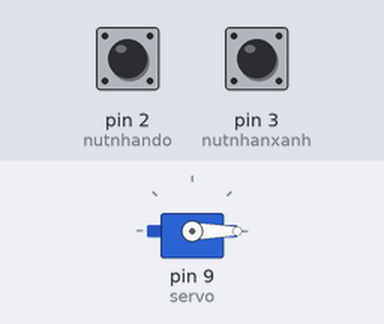
This sketch was run on a simulated Arduino Uno, built with avr-gcc and run on an emulated ATmega328P. Parts: servo. The test bench sets the inputs (shaded band); at power-on: pin 2 (nutnhando) HIGH, pin 3 (nutnhanxanh) HIGH. What the sketch prints to the serial monitor is not drawn.

Above: at 1.2 s.
1.3 s: pin 2 (nutnhando) pulled LOW for 1 s
At 3.2 s:
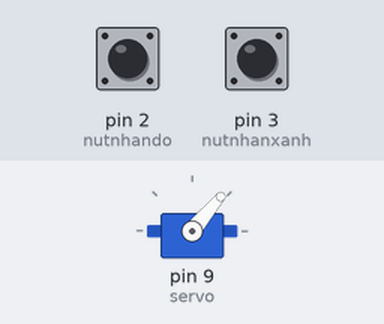
3.9 s: pin 2 (nutnhando) pulled LOW for 0.25 s
At 5.2 s:
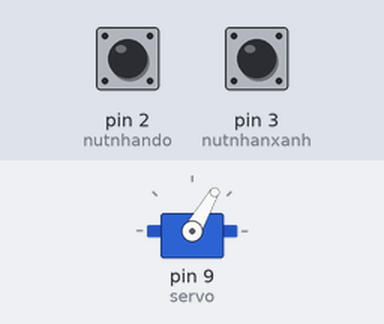
5.7 s: pin 2 (nutnhando) pulled LOW for 3.2 s
At 9.0 s:
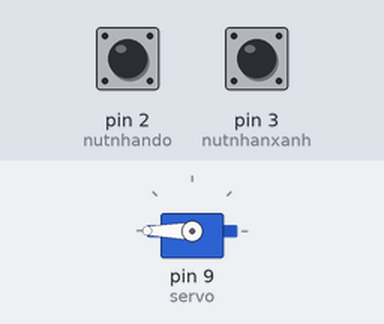
10.4 s: pin 3 (nutnhanxanh) pulled LOW for 3.2 s
At 14.8 s:
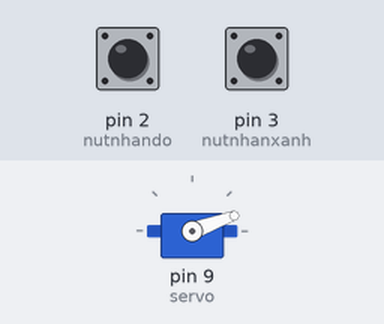
16.6 s: pin 3 (nutnhanxanh) pulled LOW for 0.25 s
At 17.3 s:
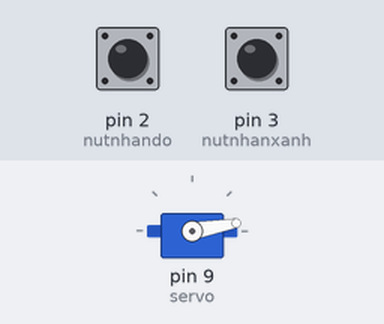
18.5 s: pin 3 (nutnhanxanh) pulled LOW for 1 s
At 19.3 s:
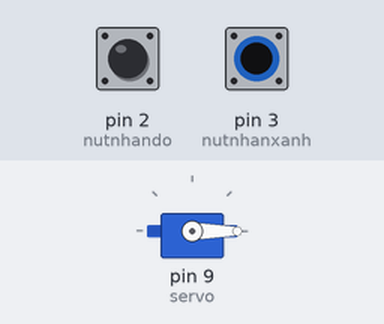
Timing chart, 0 to 21.5 s (numbered marks = the images above; inputs shaded):
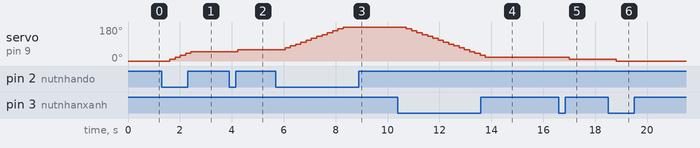

Measured:
- after the input at 1.3 s, servo on pin 9 (servo): moves from 0° to 50° over 0.81 s, starting after 0.31 s
- after the input at 3.9 s, servo on pin 9 (servo): 50° → 60° after 0.34 s
- after the input at 5.7 s, servo on pin 9 (servo): moves from 60° to 180° over 2.2 s, starting after 0.36 s
- after the input at 10.4 s, servo on pin 9 (servo): moves from 180° to 20° over 3.0 s, starting after 0.33 s
- after the input at 16.6 s, servo on pin 9 (servo): 20° → 10° after 0.40 s
- after the input at 18.5 s, servo on pin 9 (servo): 10° → 0° after 0.32 s

The sketch:

test4.ino
```cpp
#include <Servo.h>

int nutnhando = 2;
int nutnhanxanh = 3;

int servo = 9;
int vitri = 0;

Servo myservo;

void setup()
{
  myservo.attach(servo);
  myservo.write (0);

  Serial.begin(9600);
  pinMode(nutnhando, INPUT_PULLUP);
  pinMode(nutnhanxanh, INPUT_PULLUP);
}


void loop()
{
  int trangthaido = digitalRead(nutnhando);
  int trangthaixanh = digitalRead(nutnhanxanh);

  Serial.print("Trạng thái đỏ: ");
  Serial.print(trangthaido);
  Serial.print("    ");
  Serial.print("Trạng thái xanh: ");
  Serial.print(trangthaixanh);
  Serial.print("    ");
  Serial.print("Góc Servo: ");
  Serial.println(vitri);
  delay(200);


  if (trangthaido == 0 && trangthaixanh == 1)   //Đỏ bấm, xanh không bấm
  {
    myservo.write (vitri += 10);       //Thay thành vitri += 10 xem kết quả
    if (vitri > 180)
      {
        vitri = 180;
      }
  }

  else if (trangthaixanh == 0 && trangthaido == 1)  //Xanh bấm, đỏ không bấm
  {
    myservo.write (vitri -= 10);
    if (vitri < 0)
      {
        vitri = 0;
      }
  }

}
```
